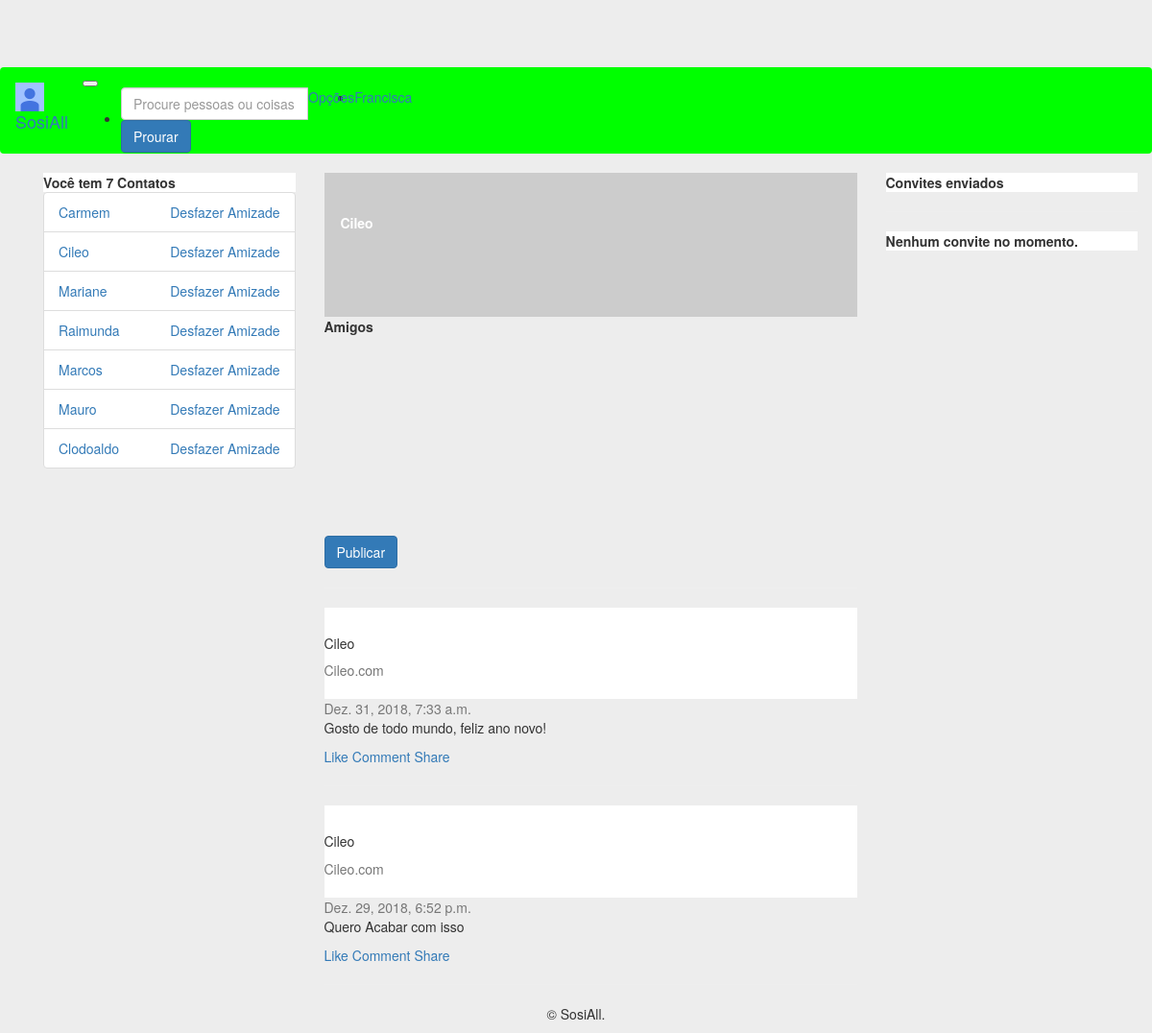
Page /perfil/4 (signed in) on the earlier database version.
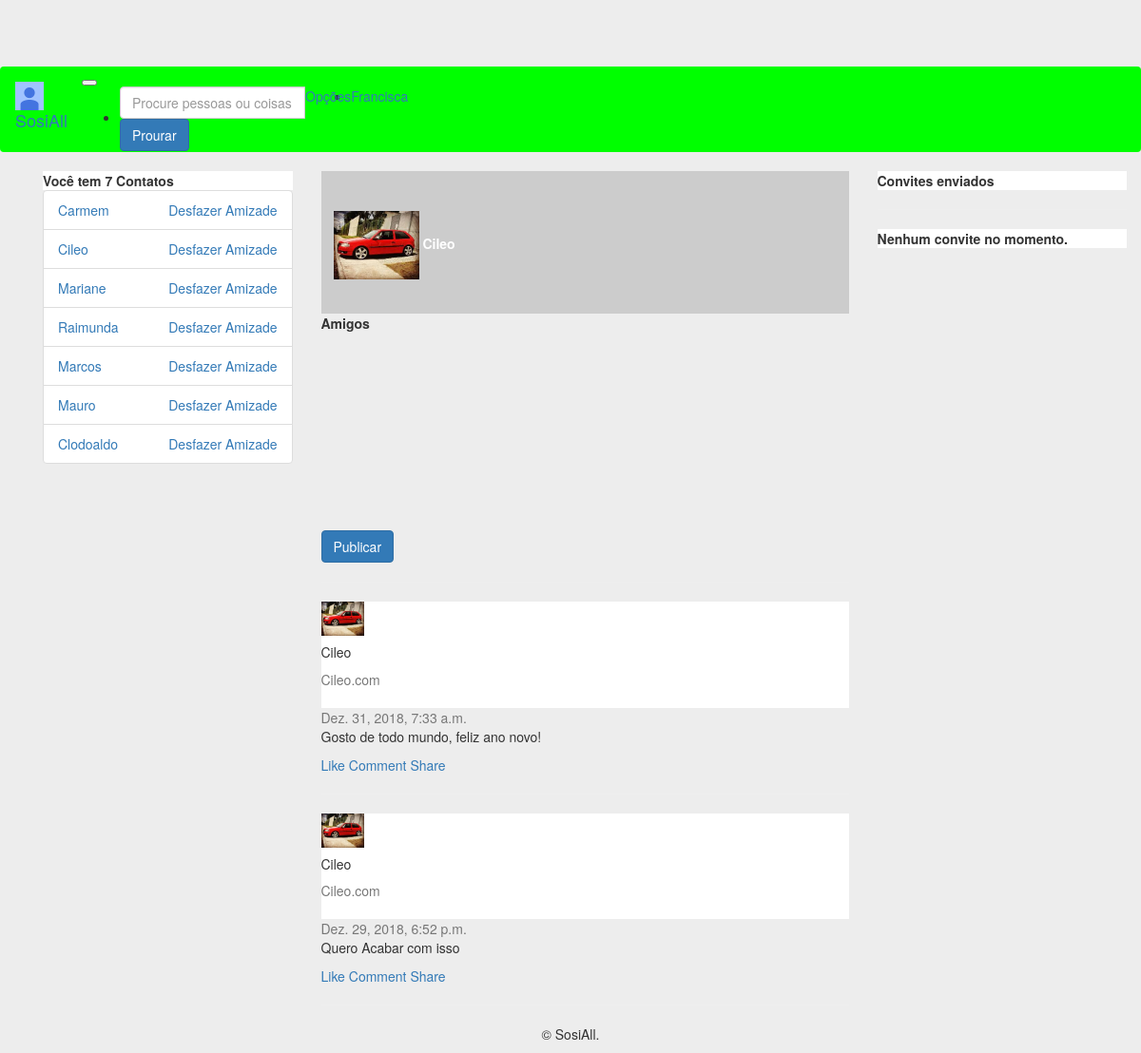
Same page on the later database version.
### perfis/models.py (models this page shows, shortened)
class Perfil(models.Model):
    nome = models.CharField(max_length=255, null=False)
    telefone = models.CharField(max_length=15, null=False)
    nome_empresa = models.CharField(max_length=255, null=False)
    contatos = models.ManyToManyField('Perfil')
    usuario = models.OneToOneField(User, related_name='perfil', on_delete=models.CASCADE)
    criado_em = models.DateTimeField(auto_now_add=True)
    atualizado_em = models.DateTimeField(auto_now=True)
    convidavel = models.BooleanField(blank=True, null=True)
    ativa = models.BooleanField(default=True)
    justificativa = models.TextField(null=True)
    bloqueado = models.BooleanField(default=False)
    error_mensage = models.CharField(max_length=512, null=True)
    foto = models.ImageField(blank=True, null=True, upload_to='media/')
    capa = models.ImageField(blank=True, null=True, upload_to='media/')
    def pode_convidar(self, perfil):
        nao_pode = self.convite_a_si_mesmo(perfil) or self.ja_eh_contato(perfil) or self.ja_possui_convite(perfil)
        return not nao_pode
    def convite_a_si_mesmo(self, perfil):
        return self == perfil
    def ja_eh_contato(self, perfil):
        return self.contatos.filter(id=perfil.id).exists()
    def __str__(self):
        return self.nome

### posts/models.py (models this page shows)
class Post(models.Model):
    user = models.ForeignKey(Perfil, related_name='postagens', on_delete=models.DO_NOTHING)
    postagem = models.CharField(max_length=255)
    created_at = models.DateTimeField(auto_now_add=True)
    init = models.BooleanField(default=False)
    def __str__(self):
        return self.postagem
    class Meta:
        ordering = ('-created_at',)

### perfis/views.py (the view)
# urls.py: path('perfil/<int:perfil_id>', views.exibir_perfil, name='exibir'),
@login_required
def exibir_perfil(request, perfil_id):
    perfil = Perfil.objects.get(id=perfil_id)
    form = PostModelForm()
    if perfil.bloqueado:
        perfil.error_mensage = 'Conta bloqueada pelos administradores!'
        return render(request, 'perfis/perfil.html',{'perfil_logado': get_perfil_logado(request), 'perfil':perfil})
    if perfil.ativa:
        perfil_logado = get_perfil_logado(request)
        perfil_logado.convidavel = perfil_logado.pode_convidar(perfil)
        if perfil_logado.usuario.is_superuser:
            return render(request, 'perfis/perfil.html',{'perfis': Perfil.objects.all(),
                'perfil': perfil,'perfil_logado': perfil_logado, 'form':form})
        return render(request, 'perfis/perfil.html',{'perfil': perfil,
            'perfil_logado': perfil_logado, 'form':form})
    else:
        perfil.error_mensage = 'Conta temporariamente desativada!'
        return render(request, 'perfis/perfil.html',{'perfil_logado': get_perfil_logado(request),'perfil':perfil})

### posts/forms.py
class PostModelForm(forms.ModelForm):
    class Meta:
        model = Post
        fields = ['postagem']
        widgets = {
            'postagem': forms.Textarea(attrs={'class': 'form-control', 'maxlength': 255, 'rows': '4', 'cols': '20'}),
        }

### perfis/views.py (called while the page is built)
def get_perfil_logado(request):
    return request.user.perfil

### perfis/templates/perfis/perfil.html (shortened to what this page needs)
{% extends 'perfis/base_b.html' %}
{% block body %}
{% load static %}
{% if perfil.bloqueado %}
        <div class="alert alert-danger" role="alert">
            <h3>Atenção!</h3>
            <p>{{perfil.error_mensage}}</p>
        </div>
    {% if perfil_logado.usuario.is_superuser %}
        <a href="{% url 'desbloquear' perfil.id %}">Desbloquear</a>
    {% endif %}
{% elif perfil.ativa %}
    <div class="card gedf-card">
        <div class="card-header">
            <div style="position: relative; top: 0em; left: 0em">
                <img  width="100%" height="150em" src="https://picsum.photos/50/50" alt="">
            </div>
            <div style="position:absolute; top:3em; left:2em">
                <img  image-profile class="rounded-circle" src="{{perfil.foto}}" width="90">
                <strong id="white-name">{{perfil.nome}}</strong>
            </div>
        </div>
        <div class="card-footer">
    {% if perfil in perfil_logado.contatos.all %}
        <strong>Amigos</strong>
    {% endif %}
        </div>
    </div>
    <div class="card gedf-card">
        <form action="{% url 'add' perfil_logado.id %}" method="POST" enctype="multipart/form-data">
            <div class="card-body">
                <div class="tab-content" id="myTabContent">
                </div>
                <div class="btn-toolbar justify-content-between">
                    <div class="btn-group">
                        <button type="submit" class="btn btn-primary">Publicar</button>
                    </div>
                    <div class="btn-group">
                        <button id="btnGroupDrop1" type="button" class="btn btn-link dropdown-toggle" data-toggle="dropdown" aria-haspopup="true"
                            aria-expanded="false">
                        </button>
                    </div>
                </div>
            </div>
        </form>
    </div>
    <hr>
        {% for post in perfil.postagens.all %}
    <div class="card gedf-card">
        <div class="card-header">
            <div class="d-flex justify-content-between align-items-center">
                <div class="d-flex justify-content-between align-items-center">
                    <div class="mr-2">
                        <img class="rounded-circle" width="45" src="{{post.user.foto}}" alt="">
                    </div>
                    <div class="ml-2">
                        <div class="h5 m-0">{{perfil.nome}}</div>
                        <div class="h7 text-muted">{{perfil.nome_empresa}}</div>
                    </div>
                </div>
                <div>
                    <div class="dropdown">
                        <button class="btn btn-link dropdown-toggle" type="button" id="gedf-drop1" data-toggle="dropdown" aria-haspopup="true" aria-expanded="false">
                        </button>
                    </div>
                </div>
            </div>
        </div>
        <div class="card-body">
            <div class="text-muted h7 mb-2"> {{post.created_at}}</div>
            <p class="card-text">
                {{post}}
            </p>
        </div>
        <div class="card-footer">
            <a href="#" class="card-link"> Like</a>
            <a href="#" class="card-link"> Comment</a>
            <a href="#" class="card-link"> Share</a>
        </div>
    </div>
    <hr>
    {% endfor %}
{% else %}
         <div class="alert alert-danger" role="alert">
                <h3>Atenção!</h3>
                <p>{{perfil.error_mensage}}</p>
        </div>
{% endif %}
{% endblock %}

### perfis/templates/perfis/base_b.html (shortened to what this page needs)
<!DOCTYPE html>
{% load static %}
<html>
<head>
	<link rel="stylesheet" href="{% static 'bootstrap/css/bootstrap.min.css' %}">
    <link rel="stylesheet" href="{% static 'fontawesome/css/fontawesome-all.min.css' %}">
    <link rel="stylesheet" href="{% static 'styles/basic.css' %}">
</head>
<body>
	<nav class="navbar navbar-expand-lg navbar-light fixed-top" id="nav-main">
		<div class="container-fluid">
		 	<a class="navbar-brand" href="{% url 'index' %}">
		    	<img src="{% static 'img/photo.jpg' %}" width="30" height="30" alt="">
		    	SosiAll
		 	</a>
		 	<button class="navbar-toggler" type="button" data-toggle="collapse" data-target="#navbarNavDropdown" aria-controls="navbarNavDropdown" aria-expanded="false" aria-label="Toggle navigation">
		 	</button>
		 	<div class="collapse navbar-collapse" id="navbarNavDropdown">
			    <ul class="navbar-nav ml-auto">
			     	<li class="nav-item active">
				      	<form class="form-inline" action="{% url 'search' %}" method="GET">
						    <div class="input-group mb-6">
							  <input type="text" class="form-control" name="word" placeholder="Procure pessoas ou coisas"  aria-describedby="basic-addon2" required="">
							  <div class="input-group-append">
							    <button class="btn btn-primary" type="submit">Prourar</button>
							  </div>
							</div>
					 	</form>
			     	</li>
			     	<li class="nav-item dropdown">
				        <a class="nav-link dropdown-toggle" href="#" id="navbarDropdown" role="button" data-toggle="dropdown" aria-haspopup="true" aria-expanded="false">Opções
				        </a>
				     </li>
				     <li class="nav-item">
			        	<a class="nav-link" href="{% url 'exibir' perfil_logado.id %}">{{perfil_logado.nome}}</a>
			     	</li>
			    </ul>
		  	</div>
		</div>
	</nav>
	<div class="container">
    	<div class="container">
    		<div class="row">
    			<div class="col-md-3" id="nav">
    				<div class="card">
			            {% with total=perfil_logado.contatos.count %}
			                {% if total %}
			                    <div class="card-header">
			                        <strong>Você tem  {{ total }}
			                            Contato{{ total|pluralize }}
			                        </strong>
			                    </div>
			                    <ul class="list-group">
			                        {% for perfil in perfil_logado.contatos.all %}
			                            <li class="list-group-item">
			                                <a href="{% url 'exibir' perfil.id %}">
			                                    {{ perfil }}
			                                </a>
			                                <a class="pull-right" href="{% url 'desfazer' perfil.id %}" onclick="return confirm('Deseja mesmo  desfazer amizade com {{perfil.nome}}?')">
			                                    Desfazer Amizade
			                                </a>
			                            </li>
			                        {% endfor %}
			                    </ul>
			                {% else %}
			                    <div class="pcard-header">
			                        <strong>Você não tem contatos</strong>
			                    </div>
			                {% endif %}
			            {% endwith %}
			        </div>
    			</div>
    			<div class="col-md-6">
    				{% block body %}
        			{% endblock %}
    			</div>
    			<div class="col-md-3" id="aside">
    				<div class="card">
					 	<div class="card-header">
					    <strong>Convites enviados</strong>
					 	</div>
					</div>
					<hr>
					<div class="card">
						 {% with total=perfil_logado.convites_recebidos.count %}
						 {% if total %}
						<div class="card-header">
							<strong>
								{{ total }} Convite{{ total|pluralize }} aguardando Aprovação
			                </strong>
						</div>
						<ul class="list-group list-group-flush">
						{% for convite in perfil_logado.convites_recebidos.all %}
							<li class="list-group-item">
								<div class="card-body" id="card-body">
									<h6 class="card-text">{{ convite.solicitante.nome }}</h6>
									<a href="{% url 'aceitar' convite.id %}" class="card-link">Aceitar</a>
									<a href="{% url 'recusar' convite.id %}" class="card-link">Recusar</a>
								</div>
							</li>
						{% endfor %}
						</ul>
						{% else %}
						<div class="card-header">
							<strong>Nenhum convite no momento.</strong>
						</div>
						{% endif %}
						{% endwith %}
					</div>
    			</div>
    		</div>
    	</div>
    	<div class="footer">
    		<div class="col-xs-12 text-center">
		      <p>&copy; SosiAll.</p>
		    </div>
    	</div>
	</div>
</body>
</html>

### perfis/static/styles/basic.css (style rules this page uses)
#nav-main { background-color: #00FF00; }
body { background-color: #EDEDED; margin-top: 5em; }
.card-header { background-color: #FFFFFF; }
#white-name { color: white }

Differences in the rows shown:
changed Perfil "Cileo": foto: picture added
changed through a linked row, Post "Dez. 31, 2018, 7:33 a.m.": user.foto: picture added
changed through a linked row, Post "Dez. 29, 2018, 6:52 p.m.": user.foto: picture added
